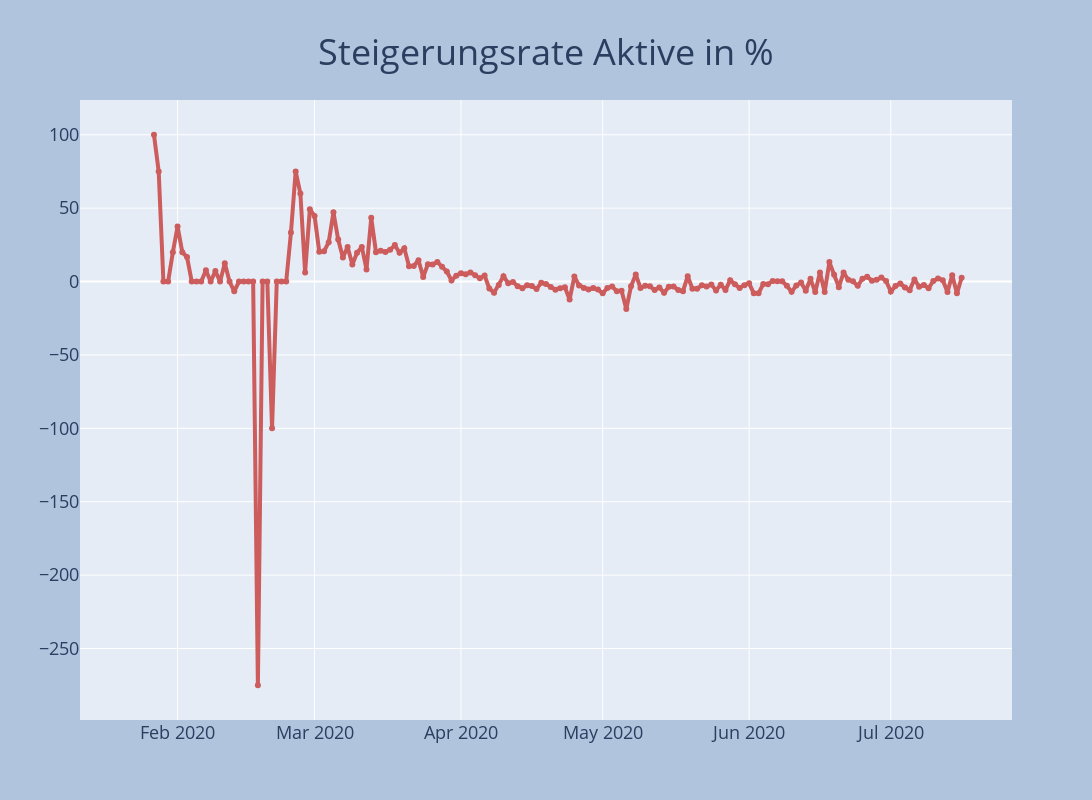

The cell this chart's notebook holds for it:
### Code cell
fig = go.Figure()
fig.add_trace(go.Scatter(x=df.datum, y=df.proz_steig_aktiv,mode='lines+markers',line=dict(color='indianred', width=4)))
fig = plot_layout(fig, 'Steigerungsrate Aktive in %')
fig.show()

### Figure 1 — Plotly figure (JSON) as saved in the notebook; plotly's stock layout.template omitted (floating-point values rounded to 4 significant figures; data arrays with more than 128 entries replaced by an {"elided": "..."} marker saying what was removed)
{"data": [{"line": {"color": "indianred", "width": 4}, "mode": "lines+markers", "type": "scatter", "x": {"elided": "177 str values"}, "y": {"elided": "177 float values"}}], "layout": {"autosize": false, "height": 800, "hovermode": "x", "legend": {"bgcolor": "lightgray", "font": {"color": "black", "size": 18}, "x": 0.05, "y": 0.95}, "paper_bgcolor": "LightSteelBlue", "title": {"font": {"size": 36}, "text": "Steigerungsrate Aktive in %", "x": 0.5, "xanchor": "center", "y": 0.95}, "width": 1600, "xaxis": {"tickfont": {"size": 18}}, "yaxis": {"tickfont": {"size": 18}}}}
